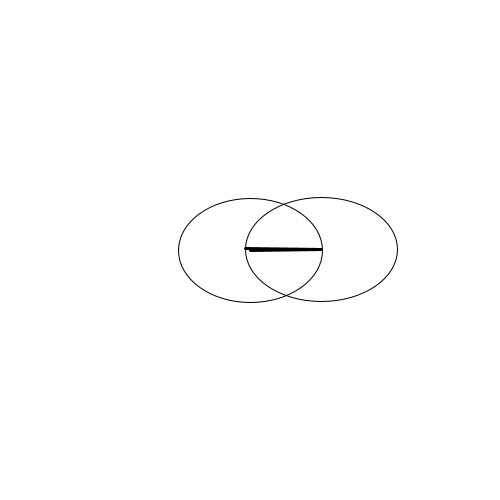
Frame 1 (no input)
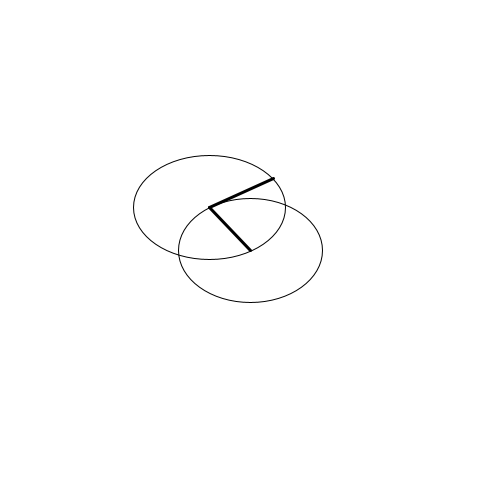
Frame 60 (the mouse pressed at the canvas centre just before this capture)
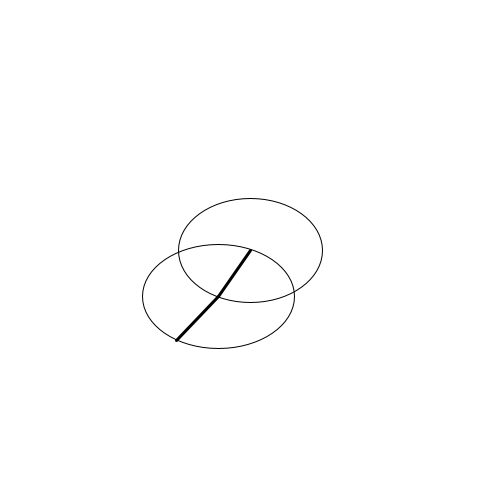
Frame 120 (the mouse held since frame 60 and released just before this capture)

The Processing sketch that drew these frames (run headless with seeded random() and noise(); from frame 60 on, the mouse is pressed at the canvas centre):

// Processing sketch: EllipseEpicycles
// ── EllipseEpicycles.pde
int count = 2;

int minRe = 100; // re = repeats of shape (r)
int maxRe = 1000;
float reMult = 0.2;
// float reReduction = .75;
int minSp = 20; // sp = speed
int maxSp = 40;
float spReduction = 750;

float[] x = new float[count];
float[] y = new float[count];
float[] w = new float[count];
float[] h = new float[count];

float[] theta = new float[count];
float[] thetaInc = new float[count];

float px = 0;
float py = 0;

int drawType = 0;

void setup() {
  size(500, 500);

  x[0] = 250;
  y[0] = 250;
  w[0] = 200;
  h[0] = 100;

  x[1] = 0;
  y[1] = 0;
  w[1] = 100;
  h[1] = 150;

  for (int i = 0; i < count; i++) {
    theta[i] = random(0, TWO_PI);
    thetaInc[i] = random(-.1, .1);
  }

  // COUNT == 2
  // x[0] = 250.0; y[0] = 250.0; w[0] = 100.0; h[0] = 50.0; theta[0] = 2.225546; thetaInc[0] = 0.1; w[1] = 50.0; h[1] = 50.0; theta[1] = 2.5942004; thetaInc[1] = -0.15; 
  // x[0] = 250.0; y[0] = 250.0; w[0] = 100.0; h[0] = 100.0; theta[0] = 4.9765964; thetaInc[0] = 0.15; w[1] = 100.0; h[1] = 100.0; theta[1] = 2.9816868; thetaInc[1] = -0.2;
  // x[0] = 250.0; y[0] = 250.0; w[0] = 100.0; h[0] = 50.0; theta[0] = 1.7412312; thetaInc[0] = -0.15; w[1] = 100.0; h[1] = 100.0; theta[1] = 3.3175466; thetaInc[1] = 0.2; 
  // x[0] = 250.0; y[0] = 250.0; w[0] = 150.0; h[0] = 100.0; theta[0] = 0.8523004; thetaInc[0] = 0.05; w[1] = 100.0; h[1] = 50.0; theta[1] = 3.8081374; thetaInc[1] = -0.15; 
  // x[0] = 250.0; y[0] = 250.0; w[0] = 60.0; h[0] = 60.0; theta[0] = 2.789628; thetaInc[0] = 0.12; w[1] = 80.0; h[1] = 60.0; theta[1] = 1.4218308; thetaInc[1] = 0.08; 
  // x[0] = 250.0; y[0] = 250.0; w[0] = 80.0; h[0] = 50.0; theta[0] = 1.0273358; thetaInc[0] = 0.06; w[1] = 90.0; h[1] = 60.0; theta[1] = 4.93842; thetaInc[1] = 0.14; 
  // x[0] = 250.0; y[0] = 250.0; w[0] = 136.0; h[0] = 120.0; theta[0] = 6.016869; thetaInc[0] = 0.13; w[1] = 120.0; h[1] = 80.0; theta[1] = 0.5124892; thetaInc[1] = 0.07;
  // x[0] = 250.0; y[0] = 250.0; w[0] = 112.0; h[0] = 128.0; theta[0] = 4.8711925; thetaInc[0] = 0.15; w[1] = 152.0; h[1] = 136.0; theta[1] = 1.4785081; thetaInc[1] = 0.13;
  // x[0] = 250.0; y[0] = 250.0; w[0] = 120.0; h[0] = 96.0; theta[0] = 4.9756417; thetaInc[0] = 0.14; w[1] = 136.0; h[1] = 152.0; theta[1] = 4.882137; thetaInc[1] = 0.06; 
  // x[0] = 250.0; y[0] = 250.0; w[0] = 120.0; h[0] = 104.0; theta[0] = 1.6272656; thetaInc[0] = 0.15; w[1] = 144.0; h[1] = 152.0; theta[1] = 0.1988689; thetaInc[1] = 0.04; // flower doughnut
  x[0] = 250.0; 
  y[0] = 250.0; 
  w[0] = 144.0; 
  h[0] = 104.0; 
  theta[0] = 6.2673345; 
  thetaInc[0] = 0.07; 
  w[1] = 152.0; 
  h[1] = 104.0; 
  theta[1] = 3.1450737; 
  thetaInc[1] = 0.15; // 3d rendering of doughnut

  // x[0] = 250.0; y[0] = 250.0; w[0] = 151.6; h[0] = 63.8; theta[0] = 5.504308; thetaInc[0] = 0.042666666; w[1] = 192.6; h[1] = 199.0; theta[1] = 3.4312696; thetaInc[1] = 0.029333333; 
  // x[0] = 250.0; y[0] = 250.0; w[0] = 138.40001; h[0] = 182.6; theta[0] = 2.648314; thetaInc[0] = 4*0.05; w[1] = 156.6; h[1] = 83.6; theta[1] = 1.8886522; thetaInc[1] = 4*0.045333333;

  // x[0] = 250.0; y[0] = 250.0; w[0] = 120.0; h[0] = 136.0; theta[0] = 3.1397629; thetaInc[0] = 0.08; w[1] = 152.0; h[1] = 80.0; theta[1] = 6.4663596; thetaInc[1] = 0.15;
  // x[0] = 250.0; y[0] = 250.0; w[0] = 40.0; h[0] = 140.0; theta[0] = 1.0165101; thetaInc[0] = 0.053333335; w[1] = 100.0; h[1] = 120.0; theta[1] = 0.74025124; thetaInc[1] = 0.2;
  // x[0] = 250.0; y[0] = 250.0; w[0] = 100.0; h[0] = 120.0; theta[0] = 6.1243567; thetaInc[0] = 0.06666667; w[1] = 60.0; h[1] = 40.0; theta[1] = 5.3194523; thetaInc[1] = 0.17333333;
  // x[0] = 250.0; y[0] = 250.0; w[0] = 120.0; h[0] = 40.0; theta[0] = 1.7901196; thetaInc[0] = 0.2; w[1] = 60.0; h[1] = 120.0; theta[1] = 4.2257695; thetaInc[1] = 0.12; 
  // x[0] = 250.0; y[0] = 250.0; w[0] = 80.0; h[0] = 40.0; theta[0] = 5.2339797; thetaInc[0] = 0.17333333; w[1] = 120.0; h[1] = 100.0; theta[1] = 0.62713337; thetaInc[1] = 0.053333335; // broken doughnut  
  // x[0] = 250.0; y[0] = 250.0; w[0] = 80.0; h[0] = 140.0; theta[0] = 2.5473578; thetaInc[0] = 0.17333333; w[1] = 120.0; h[1] = 40.0; theta[1] = 3.3894277; thetaInc[1] = 0.2; // forceshield?
  // x[0] = 250.0; y[0] = 250.0; w[0] = 140.0; h[0] = 120.0; theta[0] = 6.2845974; thetaInc[0] = 0.08; w[1] = 120.0; h[1] = 60.0; theta[1] = 5.993696; thetaInc[1] = 0.16; 
  // x[0] = 250.0; y[0] = 250.0; w[0] = 131.40001; h[0] = 183.8; theta[0] = 2.9391396; thetaInc[0] = 0.045333333; w[1] = 116.4; h[1] = 58.0; theta[1] = 4.1275187; thetaInc[1] = 0.038666666; 



  // COUNT == 3
  // x[0] = 250.0; y[0] = 250.0; w[0] = 150.0; h[0] = 100.0; theta[0] = 1.7536135; thetaInc[0] = 0.15; w[1] = 50.0; h[1] = 50.0; theta[1] = 0.5072854; thetaInc[1] = 0.05; w[2] = 150.0; h[2] = 150.0; theta[2] = 4.160631; thetaInc[2] = -0.05;
  // x[0] = 250.0; y[0] = 250.0; w[0] = 150.0; h[0] = 100.0; theta[0] = 4.6603174; thetaInc[0] = -0.1; w[1] = 150.0; h[1] = 50.0; theta[1] = 2.4213066; thetaInc[1] = 0.15; w[2] = 150.0; h[2] = 50.0; theta[2] = 3.853771; thetaInc[2] = 0.0; 
  // x[0] = 250.0; y[0] = 250.0; w[0] = 50.0; h[0] = 150.0; theta[0] = 1.4136722; thetaInc[0] = -0.05; w[1] = 150.0; h[1] = 150.0; theta[1] = 2.328043; thetaInc[1] = -0.05; w[2] = 150.0; h[2] = 100.0; theta[2] = 4.124838; thetaInc[2] = 0.2;
  // x[0] = 250.0; y[0] = 250.0; w[0] = 150.0; h[0] = 100.0; theta[0] = 3.4191568; thetaInc[0] = 0.2; w[1] = 150.0; h[1] = 100.0; theta[1] = 6.0068016; thetaInc[1] = 0.05; w[2] = 150.0; h[2] = 150.0; theta[2] = 4.8657584; thetaInc[2] = -0.2; 
  // x[0] = 250.0; y[0] = 250.0; w[0] = 100.0; h[0] = 100.0; theta[0] = 2.4294808; thetaInc[0] = -0.2; w[1] = 150.0; h[1] = 150.0; theta[1] = 4.4084673; thetaInc[1] = -0.15; w[2] = 100.0; h[2] = 50.0; theta[2] = 2.3239594; thetaInc[2] = -0.15; 
  // x[0] = 250.0; y[0] = 250.0; w[0] = 50.0; h[0] = 100.0; theta[0] = 3.705711; thetaInc[0] = -0.1; w[1] = 150.0; h[1] = 100.0; theta[1] = 2.7621005; thetaInc[1] = -0.05; w[2] = 100.0; h[2] = 100.0; theta[2] = 0.46546197; thetaInc[2] = 0.2; 
  // x[0] = 250.0; y[0] = 250.0; w[0] = 144.0; h[0] = 152.0; theta[0] = 0.52184975; thetaInc[0] = 0.15; w[1] = 152.0; h[1] = 96.0; theta[1] = 0.61221755; thetaInc[1] = 0.15; w[2] = 128.0; h[2] = 112.0; theta[2] = 2.3364575; thetaInc[2] = 0.11; 


  // COUNT == 4
  // x[0] = 250.0; y[0] = 250.0; w[0] = 100.0; h[0] = 100.0; theta[0] = 6.173201; thetaInc[0] = 0.05; w[1] = 150.0; h[1] = 150.0; theta[1] = 0.8211665; thetaInc[1] = 0.2; w[2] = 100.0; h[2] = 150.0; theta[2] = 0.29389262; thetaInc[2] = -0.05; w[3] = 100.0; h[3] = 50.0; theta[3] = 4.5586348; thetaInc[3] = 0.2; 
  // x[0] = 250.0; y[0] = 250.0; w[0] = 50.0; h[0] = 50.0; theta[0] = 2.535477; thetaInc[0] = -0.15; w[1] = 50.0; h[1] = 50.0; theta[1] = 0.38435766; thetaInc[1] = -0.15; w[2] = 50.0; h[2] = 50.0; theta[2] = 5.6924386; thetaInc[2] = 0.05; w[3] = 100.0; h[3] = 100.0; theta[3] = 5.6052146; thetaInc[3] = -0.05; 
  // x[0] = 250.0; y[0] = 250.0; w[0] = 100.0; h[0] = 150.0; theta[0] = 0.8296501; thetaInc[0] = 0.1; w[1] = 100.0; h[1] = 100.0; theta[1] = 4.190756; thetaInc[1] = -0.05; w[2] = 50.0; h[2] = 100.0; theta[2] = 0.62010217; thetaInc[2] = 0.1; w[3] = 100.0; h[3] = 100.0; theta[3] = 3.714026; thetaInc[3] = -0.2; 
  // x[0] = 250.0; y[0] = 250.0; w[0] = 100.0; h[0] = 100.0; theta[0] = 1.9788966; thetaInc[0] = -0.2; w[1] = 150.0; h[1] = 100.0; theta[1] = 2.9318233; thetaInc[1] = -0.05; w[2] = 150.0; h[2] = 50.0; theta[2] = 2.4723196; thetaInc[2] = -0.05; w[3] = 50.0; h[3] = 50.0; theta[3] = 0.27118653; thetaInc[3] = -0.15; 


  noFill();
  strokeWeight(1);
  stroke(0);
}

void draw() {
  for (int i = 0; i < count; i++) {
    getX(i);
    getY(i);
  }

  if (drawType == 0) {
    background(255);

    for (int i = 0; i < count; i++) {
      strokeWeight(1);
      ellipse(x[i], y[i], w[i], h[i]);

      strokeWeight(3);
      line(x[i], y[i], getX(i), getY(i));
    }
  } else if (drawType == 1) {
    strokeWeight(1);
    point(getX(count-1), getY(count-1));
    line(getX(count-1), getY(count-1), px, py);
  }

  px = getX(count-1);
  py = getY(count-1);

  for (int i = 0; i < count; i++) {
    theta[i]+=thetaInc[i];
  }
}

float getX(int i) {
  float S = x[i]+w[i]/2*cos(theta[i]);
  try {
    x[i+1] = S;
  } 
  catch (ArrayIndexOutOfBoundsException e) {
    // tries appending value, if fails, assume array is length "i+1"
  }
  return S;
}

float getY(int i) {
  float S = y[i]+h[i]/2*sin(theta[i]);
  try {
    y[i+1] = S;
  } 
  catch (ArrayIndexOutOfBoundsException e) {
    // tries appending value, if fails, assume array is length "i+1"
  }
  return S;
}

void keyReleased() {
  if (key == ' ') {
    background(255);
    for (int i = 0; i < count; i++) {
      x[i] = 0;
      y[i] = 0;
      w[i] = 0;
      h[i] = 0;
      while (w[i] == h[i]) {
        w[i] = reMult * (int) random(minRe, maxRe);
        h[i] = reMult * (int) random(minRe, maxRe);
      }

      theta[i] = random(0, TWO_PI);
      thetaInc[i] = 0;
      while (thetaInc[i] == 0) {
        thetaInc[i] =  (int) random(minSp, maxSp)/spReduction;
      }
    }
    x[0] = width/2;
    y[0] = height/2;
    draw(); 
    draw(); // to init px, py; removes artifacts
    background(255);

    print("  // x[0] = " + x[0] + "; y[0] = " + y[0] + "; ");

    for (int i = 0; i < count; i++) {
      print("w[" + i + "] = " + w[i] + "; h[" + i + "] = " + h[i] + "; theta[" + i + "] = " + theta[i] + "; thetaInc[" + i + "] = " + thetaInc[i] + "; ");
    }
    println();
  }
}

void mouseClicked() {
  background(255);
  drawType++;
  if (drawType > 1) {
    drawType = 0;
  }
}
